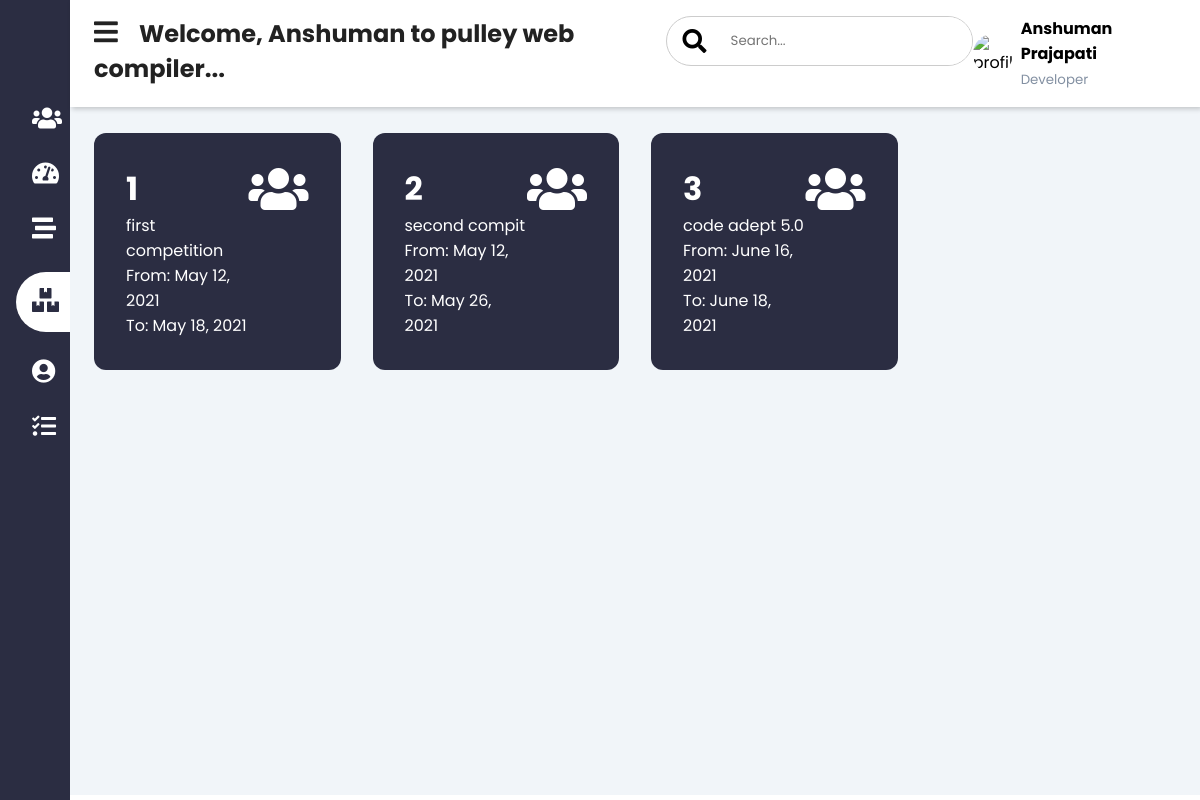
Page /all_contest/ (signed in) on the committed database.
### Compiler/models.py (models this page shows)
class All_Contest_Data(models.Model):
    title = models.TextField(null=True)
    start_date = models.DateField(null=True)
    end_date = models.DateField(null=True)
    def __str__(self):
        return self.title

### Compiler/views.py (the view)
# urls.py: path('all_contest/', All_Contest, name="All_Contest"),
def All_Contest(request):
    data = All_Contest_Data.objects.all()
    dm = {"all_contest":data}
    print(dm)
    return render(request, 'contest.html',dm)

### Compiler/templates/contest.html (shortened to what this page needs)
{% load static  %}
<!DOCTYPE html>
<html>
<head>
    <link rel="stylesheet" href="https://use.fontawesome.com/releases/v5.15.3/css/all.css">
    <link rel="stylesheet" href="{% static 'assets/style.css' %}">
</head>
<body>
    <div class="sidebar">
        <div class="sidebar-brand">
        </div>
        <div class="sidebar-menu">
          <ul>
            {% if request.user.is_authenticated %}
            <li>
              <a href="#">
                <span class="fas fa-users" ></span>
              </a>
            </li>
            {% endif %}
              <li>
              <a href="{% url 'Compiler:Main_Compiler' %}">
                <span class="fas fa-tachometer-alt"></span>
              </a>
            </li>
            <li>
              <a href="{% url 'Compiler:Pratice' %}">
                <span class="fas fa-stream"></span>
              </a>
            </li>
            <li>
              <a href="{% url 'Compiler:All_Contest' %}"  class="active">
                <span class="fas fa-boxes"></span>
              </a>
            </li>
            <li>
              <a href="#">
                <span class="fas fa-user-circle"></span>
              </a>
            </li>
            {% if request.user.is_authenticated %}
            <li>
              <a href="{% url 'Compiler:Logout' %}">
                <span class="fas fa-tasks"></span>
              </a>
            </li>
            {% endif %}
          </ul>
        </div>
    </div>
    <div class="main-content">
      <header>
        <h2>
          <label for="nav-toggle">
            <span class="fas fa-bars"></span>
          </label>
          {% if request.user.is_authenticated %}
         Welcome, {{ request.user.first_name }} to pulley web compiler...
          {% else %}
          Welcome, to pulley web compiler..
          {% endif %}
        </h2>
        <div class="search-wrapper">
          <span class="fas fa-search"> </span>
          <input type="search" placeholder="Search..." />
        </div>
        <div class="user-wrapper">
         <img src="https://media-exp1.licdn.com/dms/image/C5103AQGd1Q7QeOkk2w/profile-displayphoto-shrink_400_400/0/1570086262982?e=1626307200&v=beta&t=hzxahV3DjxVr5YViy4QGGv8xssHJ0IwogiPxwjzX5F4" width="40px" height="40px" alt="profile-img">
         <div class="">
            <h4>{{ request.user.first_name }} {{ request.user.last_name  }}</h4>
            <small>Developer</small>
         </div>
        </div>
      </header>
      <main>
        <div class="cards">
          {% for q_list in all_contest %}
          <a href="{% url 'Compiler:Get_Into_Competition' q_list.id %}">
          <div class="card-single">
            <div>
              <h1>{{ q_list.id }}</h1>
              <span>{{q_list.title}}</span><br>
              <span>From: {{q_list.start_date}}</span><br><span>To: {{q_list.end_date }}</span>
            </div>
            <div>
              <span class="fas fa-users"></span>
            </div>
          </div>
          </a>
          {% endfor %}
        </div>
      </main>
    </div>
</body>
</html>

### Compiler/static/assets/style.css (style rules this page uses)
:root { --main-color: #2b2d42; --color-dark: #1D2231; --text-grey: #8390A2; }
* { padding: 0; margin: 0; box-sizing: border-box; list-style: none; text-decoration: none; font-family: 'Poppins' ,sans-serif; }
.sidebar { width: 245px; position: fixed; left: 0; top: 0; height: 100%; z-index: 100; background: var(--main-color); transition: width 300ms; }
.sidebar-brand { height: 90px; padding: 1rem 0rem 1rem 2rem; color: #fff; }
.sidebar-menu li { width: 100%; margin-bottom: 1.7rem; padding-left: 1rem; }
.sidebar-menu { margin-top: 1rem; }
.sidebar-menu a { padding-left: 1rem; display: block; color: #fff; font-size: 1.1rem; }
.sidebar-menu a span:first-child { font-size: 1.5rem; padding-right: 1rem; }
.sidebar-menu a.active { background: #fff; padding-top: 1rem; padding-bottom: 1rem; color: var(--main-color); border-radius: 30px 0px 0px 30px; }
.main-content { transition: margin-left 300ms; margin-left: 245px; }
header { background: #fff; display: flex; justify-content: space-between; padding: 1rem 1.5rem; box-shadow: 2px 2px 5px rgba(0, 0, 0, 0.2); position: fixed; left: 245px; top:0; z-index: 100; width: calc(100% - 245px); transition: left 300ms; }
header h2 { color: #222; }
header label span { font-size: 1.7rem; padding-right: 1rem; }
.search-wrapper { border: solid 1px #ccc; border-radius: 30px; height: 50px; display: flex; align-items: center; overflow-x: hidden; }
.search-wrapper span { display: inline-block; padding: 0rem 1rem; font-size: 1.5rem; }
.search-wrapper input { height: 100%; padding: .5rem; border: none; outline: none; }
.user-wrapper { display: flex; align-items: center; }
.user-wrapper img { border-radius: 50%; margin-right: .5rem; }
.user-wrapper small { display: inline-block; color: var(--text-grey); margin-top: -1px !important; }
main { margin-top: 85px; padding: 2rem 1.5rem; background: #f1f5f9; min-height: calc(100vh - 90px); }
.cards { display: grid; grid-template-columns: repeat(4, 1fr); grid-gap: 2rem; margin-top: 1rem; }
.card-single { display: flex; justify-content: space-between; background: #fff; padding: 2rem; border-radius: 12px; }
.card-single div:last-child span { color: var(--main-color); font-size: 3rem; }
.card-single div:first-child span { color: var(--text-grey); }
.card-single:last-child { background: var(--main-color); }
.card-single:last-child h1, .card-single:last-child div:first-child span, .card-single:last-child div:last-child span { color: #fff; }
@media only screen and (max-width: 1200px) { .sidebar { width: 70px ; } }
@media only screen and (max-width: 1200px) { .sidebar .sidebar-brand, .sidebar li { padding-left: 1rem; text-align: center; } }
@media only screen and (max-width: 1200px) { .main-content { margin-left: 70px; } }
@media only screen and (max-width: 1200px) { .main-content header { width: calc(100% - 70px); left:70px; } }

### rows in the picture
All_Contest_Data: id "1", title "first competition", start_date "May 12, 2021", end_date "May 18, 2021"
All_Contest_Data: id "2", title "second compit", start_date "May 12, 2021", end_date "May 26, 2021"
All_Contest_Data: id "3", title "code adept 5.0", start_date "June 16, 2021", end_date "June 18, 2021"

### other values in the picture
{{ request.user.first_name }} "Anshuman"
{{ request.user.last_name }} "Prajapati"
